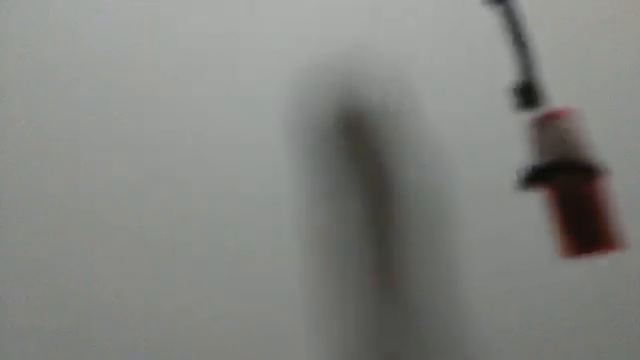
#> input picture frame 44 of 3-11/input2.mp4, 640 x 360 px
$ python 19_optical_flow.py
#> lines starting #> are read from the running program, lines starting #| are printed output that depends on the picture
#!/usr/bin/env python
#-*- coding:utf-8 -*-

import os
import cv2
import pprint
import numpy as np

# ---------- 物体移動の追跡 ----------
# オプティカルフロー

MP4_PATH = '/home/seki/book/ImageProcessingAlgorithm/3-11/input2.mp4'

def main():

    #  動画のキャプチャ
    cap = cv2.VideoCapture(MP4_PATH)

    # Shi-Tomasi 法のパラメータ（コーナー検出用）
    ft_params = dict(maxCorners=100, qualityLevel=0.3, minDistance=7, blockSize=7)

    # Lucas-Kanade 法のパラメータ（追跡用）
    lk_params = dict(winSize=(15,15), maxLevel=2, criteria=(cv2.TERM_CRITERIA_EPS | cv2.TERM_CRITERIA_COUNT, 10, 0.03))

    #  最初のフレームを取得
    ret, frame = cap.read()
#> frame is the input picture: shape (360, 640, 3); mean B, G, R 128.3, 131.8, 130.7
    gray1 = cv2.cvtColor(frame, cv2.COLOR_BGR2GRAY) #  グレースケール変換
    ft1 = cv2.goodFeaturesToTrack(gray1, mask = None, **ft_params) # Shi-Tomasi 法で特徴点の検出
#> ft1 = 16 rows, first 8: [534, 167], [513, 90], [504, 2], [528, 81], [519, 106], [528, 180], [535, 104], [557, 116]
    mask = np.zeros_like(frame) # mask 用の配列を生成

    while(cap.isOpened()):

        try:

            #  グレースケールに変換
            gray2 = cv2.cvtColor(frame, cv2.COLOR_BGR2GRAY)

            # Lucas-Kanade 法で「オプティカル・フロー」の検出
            ft2, status, err = cv2.calcOpticalFlowPyrLK(gray1, gray2, ft1, None, **lk_params)
#> ft2 has the same summary as ft1; status = [1, 1, 1, 1, 1, 1, 1, 1, 1, 1, 1, 1, 1, 1, 1, 1]; err = [0, 0, 0, 0, 0, 0, 0, 0, 0, 0, 0, 0, 0, 0, 0, 0]

            #  「オプティカル・フロー」を検出した特徴点を取得（ 1 なら検出）
            good1 = ft1[status == 1]
#> good1 has the same summary as ft1
            good2 = ft2[status == 1]
#> good2 has the same summary as ft1

            #  特徴点と「オプティカル・フロー」をフレーム・マスクに描画
            for i, (pt2, pt1) in enumerate(zip(good2, good1)):
                x1, y1 = pt1.ravel()
                x2, y2 = pt2.ravel()
                mask = cv2.line(mask, (x2, y2), (x1, y1), [0, 0, 200], 2)
                frame = cv2.circle(frame, (x2, y2), 5,  [0, 0, 200], -1)
#> this loop made 16 passes
#> (x1, y1, x2, y2) on passes 1 to 12: (534, 167, 534, 167), (513, 90, 513, 90), (504, 2, 504, 2), (528, 81, 528, 81), (519, 106, 519, 106), (528, 180, 528, 180), (535, 104, 535, 104), (557, 116, 557, 116), (489, 2, 489, 2), (613, 246, 613, 246), (531, 115, 531, 115), (547, 191, 547, 191)
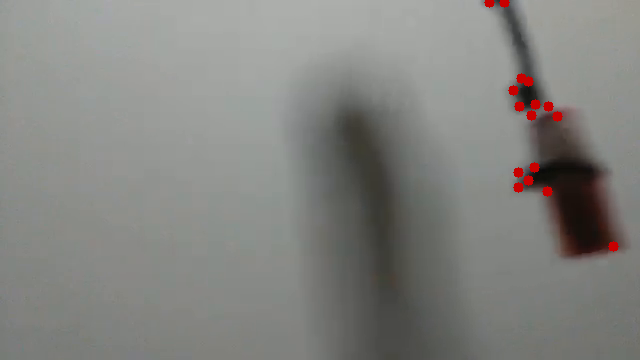
#> frame: shape (360, 640, 3); mean B, G, R 127.9, 131.4, 131.3
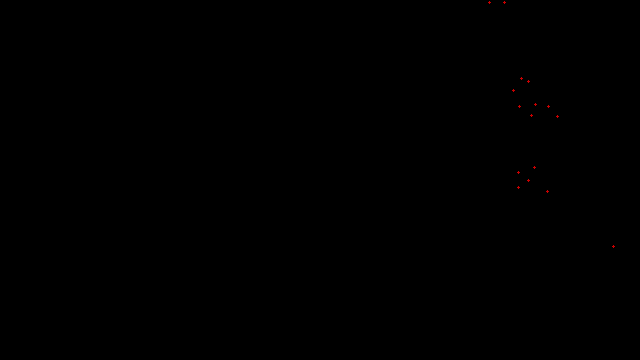
#> mask: shape (360, 640, 3); mean of channels 0, 1, 2 0, 0, 0.1; drawn as B, G, R

            #  フレームとマスクの論理積（合成）
            img = cv2.add(frame, mask)
            cv2.imshow('mask', img)        #  ウィンドウに表示

            #  次のフレーム、ポイントの準備
            gray1 = gray2.copy()
            ft1 = good2.reshape(-1, 1, 2)
            ret, frame = cap.read()
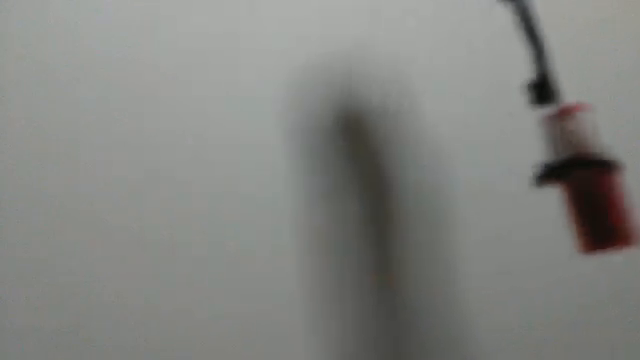
#> input picture frame 45 of 3-11/input2.mp4, 640 x 360 px
#> frame is the input picture: shape (360, 640, 3); mean B, G, R 128.5, 132, 131

            # q キーが押されたら終了
            if cv2.waitKey(25) & 0xFF == ord('q'):
#> (key q is pressed here)
                break

        except:
            print('except')
            break

    #  終了処理
    cv2.destroyAllWindows()
    cap.release()

if __name__ == "__main__":
    main()

# EOF #

$ run again, starting later in the video
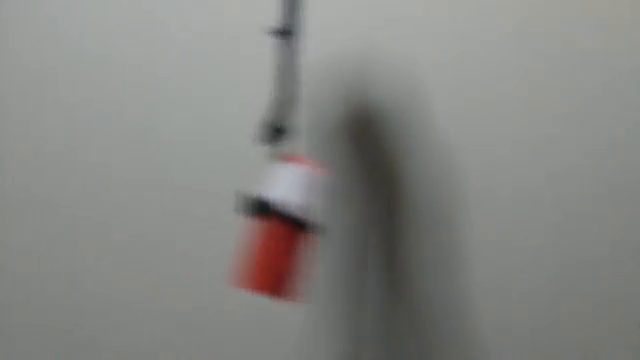
#> input picture frame 201 of 3-11/input2.mp4, 640 x 360 px
#> in main, frame is the input picture: shape (360, 640, 3); mean B, G, R 130.7, 133.7, 133.4
#> ft1 = [[276, 32], [289, 32], [281, 131], [270, 203]]
#> status = [1, 1, 1, 1]; err = [0, 0, 0, 0]
#> good1 = [[276, 32], [289, 32], [281, 131], [270, 203]]
#> the loop in main, `for i, (pt2, pt1) in enumerate(zip(good2, good1)):` made 4 passes
#> (x1, y1, x2, y2) on passes 1 to 4: (276, 32, 276, 32), (289, 32, 289, 32), (281, 131, 281, 131), (270, 203, 270, 203)
#> after the loop in main, `for i, (pt2, pt1) in enumerate(zip(good2, good1)):`:
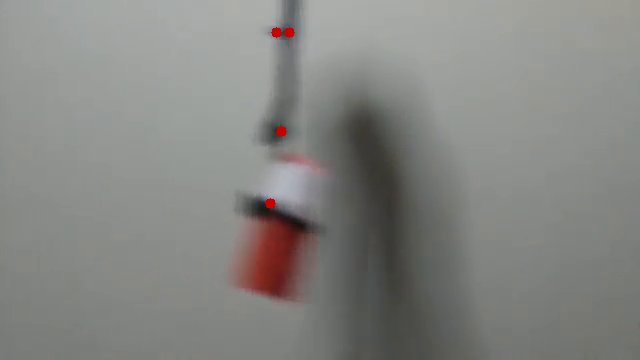
#> frame: shape (360, 640, 3); mean B, G, R 130.6, 133.6, 133.6
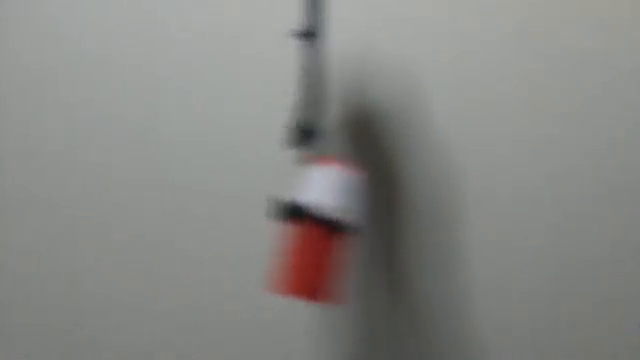
#> input picture frame 202 of 3-11/input2.mp4, 640 x 360 px
#> in main, frame is the input picture: shape (360, 640, 3); mean B, G, R 131.5, 134.5, 134.3

$ run again, starting later in the video
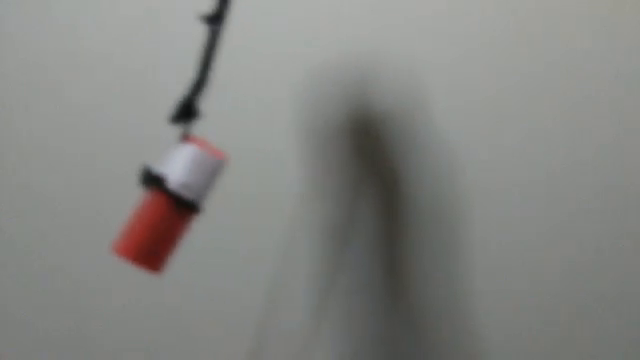
#> input picture frame 357 of 3-11/input2.mp4, 640 x 360 px
#> in main, frame is the input picture: shape (360, 640, 3); mean B, G, R 130.2, 133.3, 132.7
#> ft1 = [[205, 18], [174, 120], [146, 170], [197, 210], [182, 138], [190, 138], [163, 179], [209, 27], [170, 185], [196, 114], [181, 129]]
#> ft2 has the same summary as ft1; status = [1, 1, 1, 1, 1, 1, 1, 1, 1, 1, 1]; err = [0, 0, 0, 0, 0, 0, 0, 0, 0, 0, 0]
#> good1 has the same summary as ft1
#> good2 has the same summary as ft1
#> the loop in main, `for i, (pt2, pt1) in enumerate(zip(good2, good1)):` made 11 passes
#> (x1, y1, x2, y2) on passes 1 to 8: (205, 18, 205, 18), (174, 120, 174, 120), (146, 170, 146, 170), (197, 210, 197, 210), (182, 138, 182, 138), (190, 138, 190, 138), (163, 179, 163, 179), (209, 27, 209, 27)
#> after the loop in main, `for i, (pt2, pt1) in enumerate(zip(good2, good1)):`:
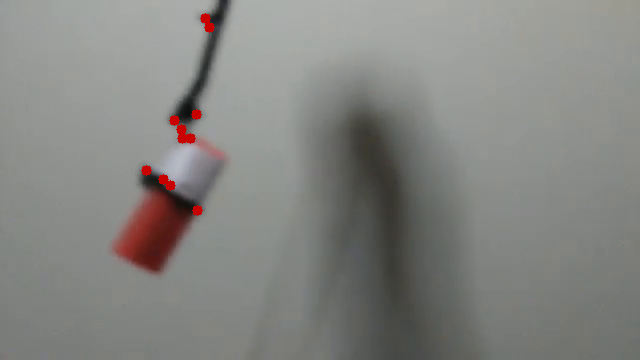
#> frame: shape (360, 640, 3); mean B, G, R 129.9, 133, 133.1
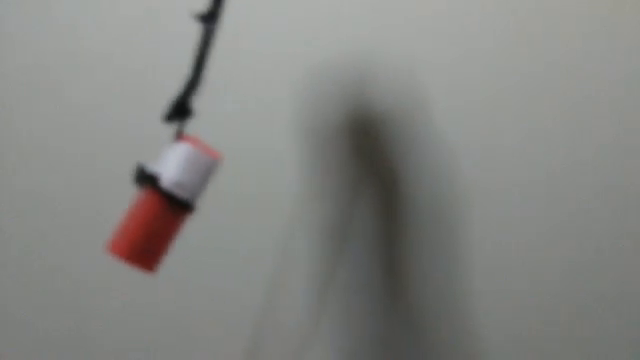
#> input picture frame 358 of 3-11/input2.mp4, 640 x 360 px
#> in main, frame is the input picture: shape (360, 640, 3); mean B, G, R 130.2, 133.3, 132.6
